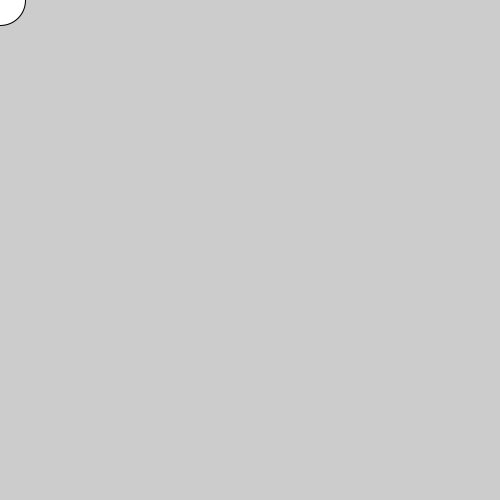
Frame 1 (no input)
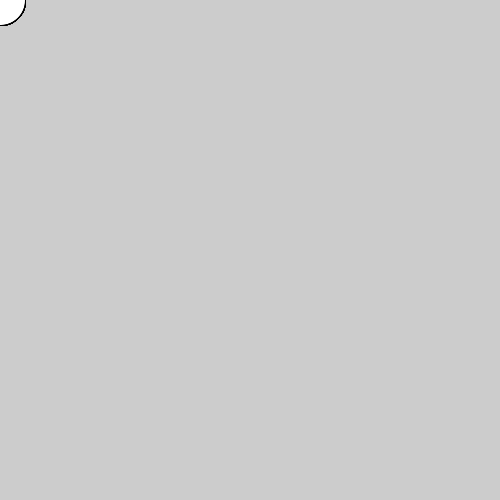
Frame 60 (the mouse pressed at the canvas centre just before this capture)
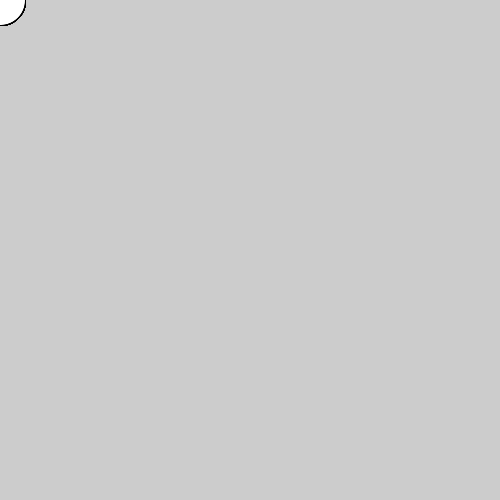
Frame 120 (the mouse held since frame 60 and released just before this capture)

The Processing sketch that drew these frames (run headless with seeded random() and noise(); from frame 60 on, the mouse is pressed at the canvas centre):

// Processing sketch: slippery_dot
// ── slippery_dot.pde
/*** When you are done, this program will draw an ellipse 
     that jumps to new location each time you click on it.
***/
 
 // 1. Create three integer variables to represent the x, y, and the size of the ellipse
       int x = 0;
       int y = 0;
       int size = 50;
    void setup() {
      // 2. Set the size of your sketch
      size(500,500);
    }
    
    void draw() {
    
      // 3. Set the background color of your sketch
      
      // 4. Draw an ellipse using the variables created at the top of the sketch for the location and size of your ellipse. 
      //    Make sure it fits in the window. Change the variables if it does not.
      ellipse(x,y,size,size);
    
    }
    
    /******** This method gets called automatically when you press the mouse ************/
    void mousePressed() {
      //5. Create an integer variable called distance
      int distance = 0;
      //6. The getDistanceFromMouse() method below returns a number.
      //   Set the value of your distance variable to the value returned by the getDistance method
      //   You will need to pass the x and y location of your ellipse to this method.
      distance = getDistanceFromMouse(x,y);
      //7.  Use an if statement to check if your distance variable is < the radius of the ellipse
      //    If it is, make a new x AND y for the ellipse, for a new random location on the window
      //    Hint: Use code like this      x = (int) random(width);
      if(distance < size){
        x = (int) random(width);
        y = (int) random(width);
      }
      
    }
    
    /********  This method gives you the number of pixels between the mouse and the x,y point ***********/
    int getDistanceFromMouse(int x, int y) {
      return (int)Math.sqrt(Math.pow((mouseX-x),2) + Math.pow((mouseY-y),2));
    }
